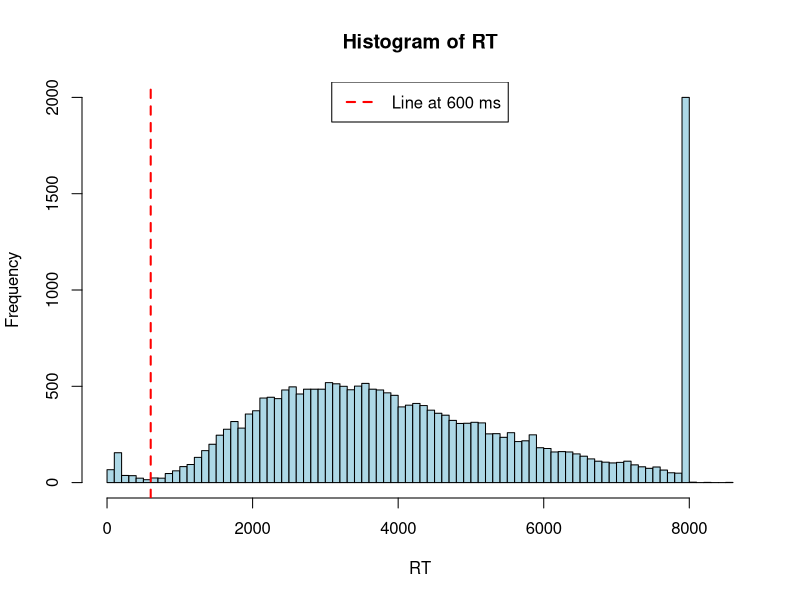
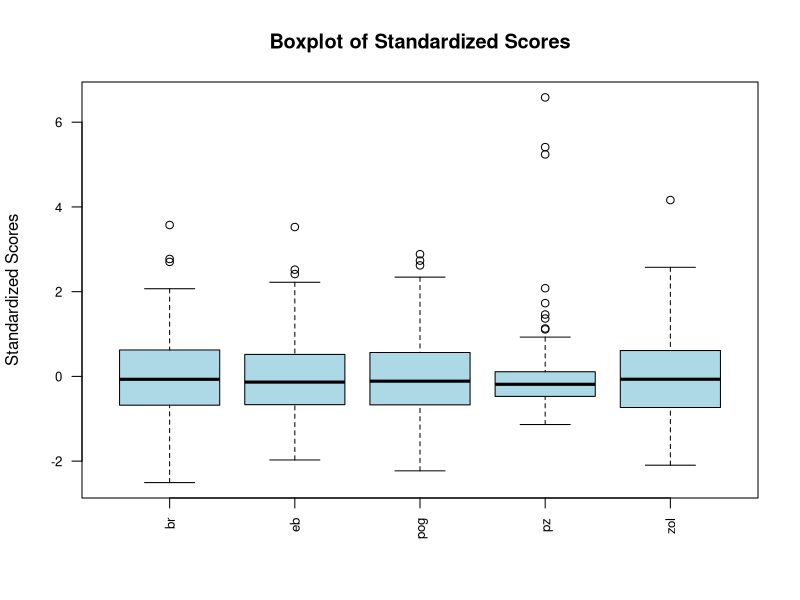
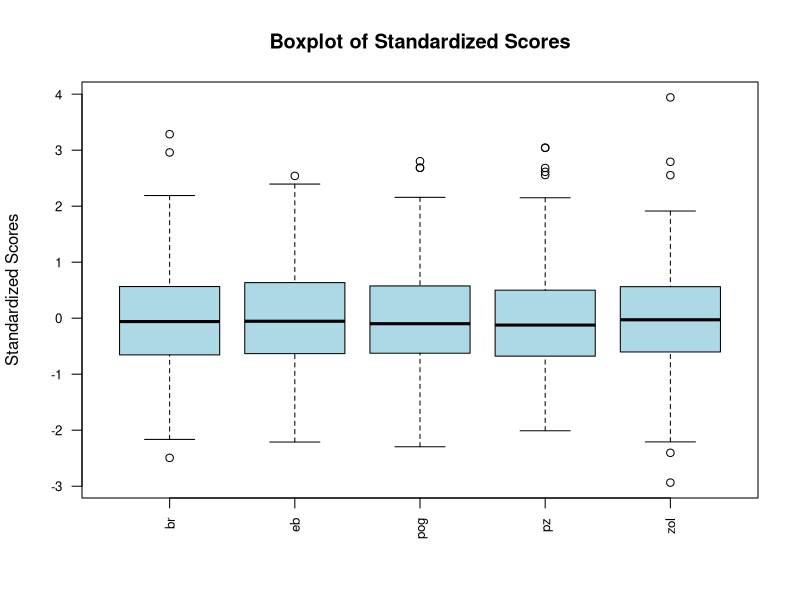
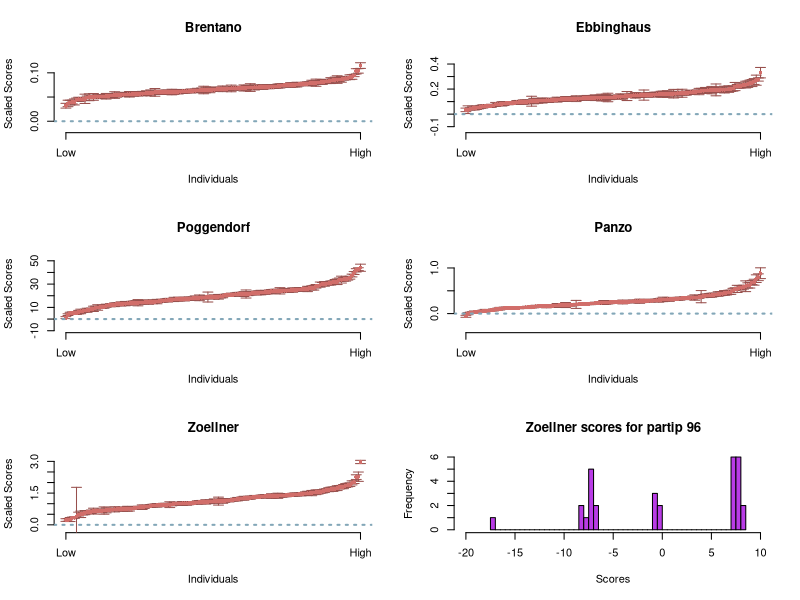
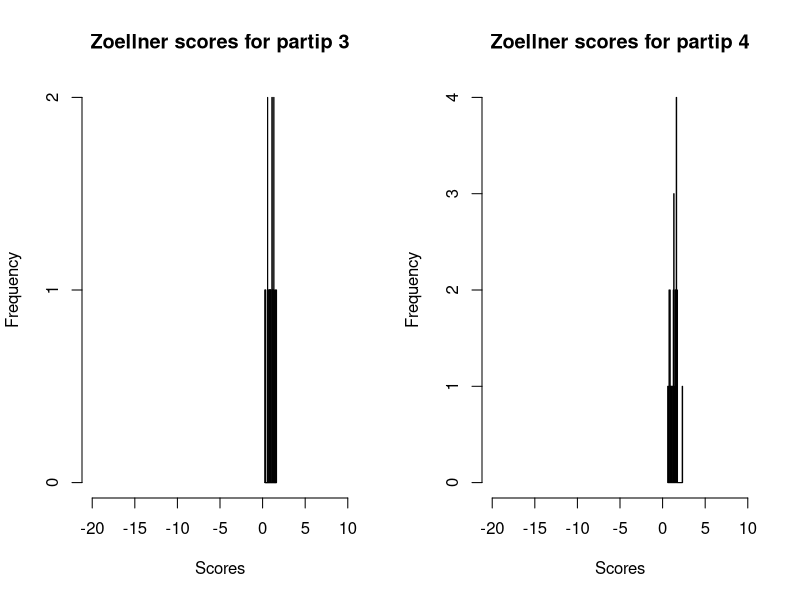
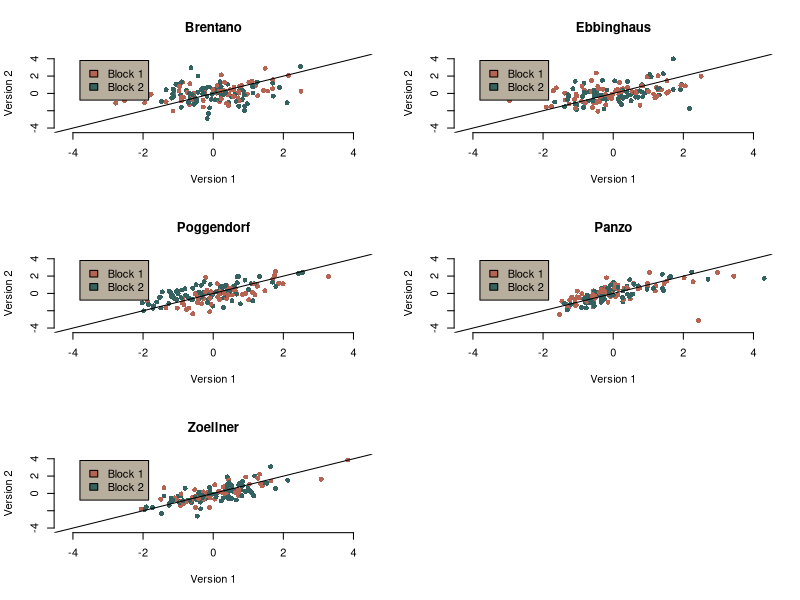
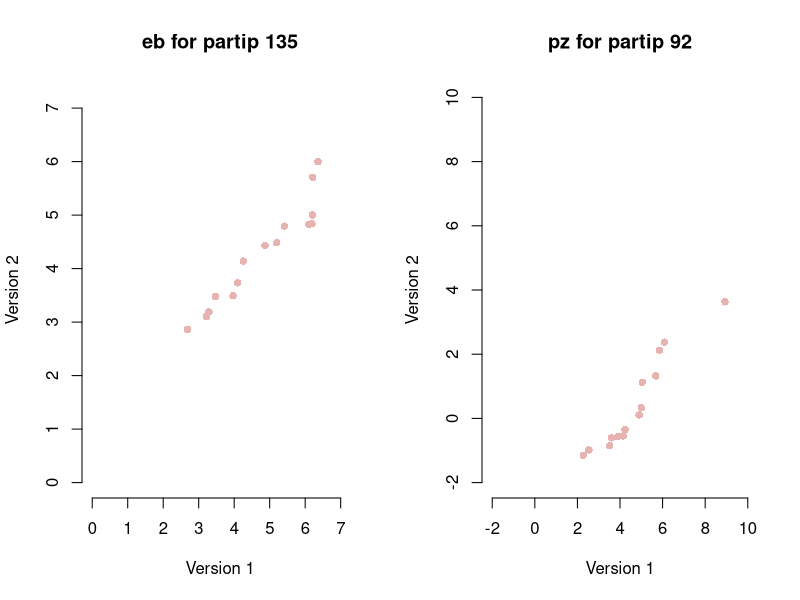
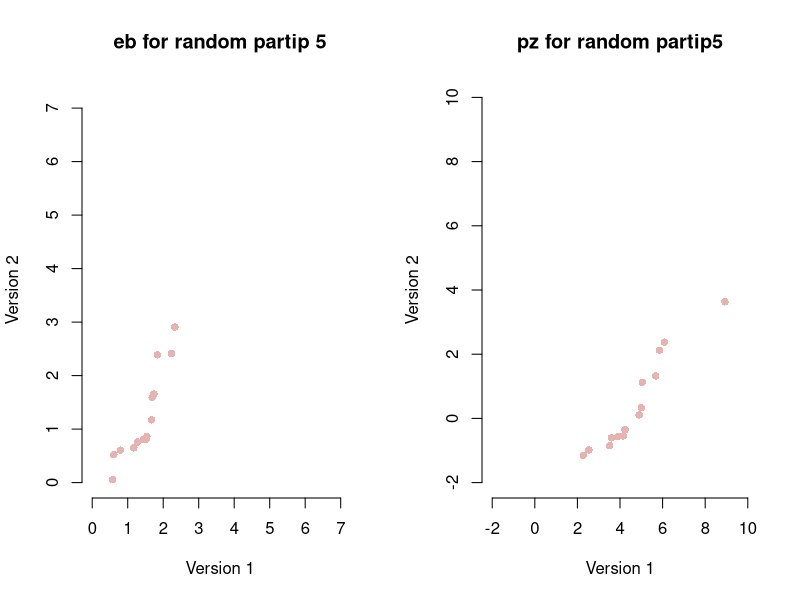

Reproduce these figures in R, in order.
## ---- chunk 1
processed_data = read.csv("../_data/processed-data.csv")
## ---- chunk 2
hist(processed_data$rt, breaks = 100, main = "Histogram of RT", xlab = "RT", 
     ylab = "Frequency", col = "lightblue", border = "black")
abline(v = 600, col = "red", lwd = 2, lty = 2)
legend("top", legend = "Line at 600 ms", col = "red", lty = 2, lwd = 2)
## ---- chunk 3
low_rt_ound = 600
low_rts_prop = mean(processed_data$rt < low_rt_ound)*100
bad_obs_rts = which(processed_data$rt < low_rt_ound)
## ---- chunk 4
low_too_quick = .05
too_quick = tapply(processed_data$rt<low_rt_ound, processed_data$sub, mean)
num_partips_too_quick = sum(too_quick > low_too_quick)
bad_partips_rt = unique(processed_data$sub)[which(too_quick > low_too_quick)]
## ---- chunk 5
bad_RTs = unique(c(which(processed_data$sub %in% bad_partips_rt), bad_obs_rts))
dat1 = processed_data[-bad_RTs,]
## ---- chunk 6
scores = tapply(dat1$y, list(dat1$sub,dat1$task), mean)
standardized_scores = scale(scores)
boxplot(standardized_scores, 
        main = "Boxplot of Standardized Scores",
        ylab = "Standardized Scores", col = "lightblue",
        border = "black", las = 2, cex.axis = 0.8)
## ---- chunk 7
bad_sub_panzo = as.integer(names(which(standardized_scores[,4]>2)))
bad_sub_panzo_ind = which(dat1$sub %in% bad_sub_panzo)
num_bad_sub_panzo = length(bad_sub_panzo)
dat2 = dat1[-bad_sub_panzo_ind,]
dim(dat2)
## ---- chunk 8
scores = tapply(dat2$y, list(dat2$sub,dat2$task), median)
standardized_scores = scale(scores)
boxplot(standardized_scores, 
        main = "Boxplot of Standardized Scores",
        ylab = "Standardized Scores", col = "lightblue",
        border = "black", las = 2, cex.axis = 0.8)
## ---- chunk 9
scores = tapply(dat2$y, list(dat2$sub, dat2$task), mean)
stand_error = tapply(dat2$y, list(dat2$sub, dat2$task), 
            function(x) sd(x) / sqrt(length(x)))
taskPlot = function(temp_scores, temp_stand_error, task_name){
  o = order(temp_scores)
  means = temp_scores[o]
  SEs = temp_stand_error[o]
  I = length(o)
  scaled_means = scale(means)
  o2 = rev(means)[1]
  o3 = rev(SEs)[1]
  ylims = c(0 - 3*o3, 
                o2 + 3*o3)
  plot(NA,
       NA,
       xlim = c(1,I),
       ylim = ylims,
       axes = F,
       xlab = "Individuals",
       ylab = "Scaled Scores",
       main = task_name
  )
  axis(1, at = c(1,I), label = c("Low","High"))
  axis(2)
  arrows(1:I, 
       means - SEs, 
       1:I, 
       means + SEs,
       angle = 90, code = 3, length = 0.05, col = "#98504D")
  points(1:I, means, pch = 16, col = "#D16E6A", cex=.8)
  abline(h=0, lty = 3, col = "#83A7B8", lwd = 2)
  
}
par(mfrow=c(3,2))
taskPlot(scores[,1], stand_error[,1], "Brentano")
taskPlot(scores[,2], stand_error[,2], "Ebbinghaus")
taskPlot(scores[,3], stand_error[,3], "Poggendorf")
taskPlot(scores[,4], stand_error[,4], "Panzo")
taskPlot(scores[,5], stand_error[,5], "Zoellner")

## ---- chunk 10
bad_zol_partip = as.integer(names(which(stand_error[,5]>.8)))
temp = dat2[dat2$sub == bad_zol_partip & dat2$task == "zol",]$y
hist(temp, breaks = 50, 
     main = paste0("Zoellner scores for partip ", bad_zol_partip), 
     xlab = "Scores", 
     ylab = "Frequency", 
     col = "#B93CE6", border = "black", 
     xlim = c(-20,10))
## ---- chunk 11
par(mfrow = c(1,2))
good_zol_partip = 3:4
for (i in good_zol_partip){
  temp = dat2[dat2$sub == i & dat2$task == "zol",]$y
  hist(temp, breaks = 50, 
       main = paste0("Zoellner scores for partip ", i), 
       xlab = "Scores", 
       ylab = "Frequency", 
       col = "#B93CE6", border = "black", 
       xlim = c(-20,10)) 
}
## ---- chunk 12
ind = which(dat2$sub == bad_zol_partip)
dat3 = dat2[-ind,]
## ---- chunk 13
scores = tapply(dat3$y, 
                list(dat3$sub, dat3$version, dat3$task), 
                mean)
blocks = tapply(dat3$block, 
                list(dat3$sub, dat3$version, dat3$task), 
                mean)



plotBivariate = function(tscores, tblocks, task_name){
  tscores = scale(tscores)
  cols = c("#B76352", "#346260")
  plot(NA,
       NA,
       xlim = c(-4.2, 4.2),
       ylim = c(-4.2, 4.2),
       axes = F,
       xlab = "Version 1",
       ylab = "Version 2",
       main = task_name
  )
  axis(1)
  axis(2)
  points(tscores, col = cols[tblocks[,1]], pch = 16)
  legend(x = -3.8, y = 3.8, legend = c("Block 1", "Block 2"), 
         fill = cols, bg = "#B7AE9E" )
  abline(0,1)
}
par(mfrow = c(3,2))
plotBivariate(scores[,,1], blocks[,,1], "Brentano")
plotBivariate(scores[,,2], blocks[,,2], "Ebbinghaus")
plotBivariate(scores[,,3], blocks[,,3], "Poggendorf")
plotBivariate(scores[,,4], blocks[,,4], "Panzo")
plotBivariate(scores[,,5], blocks[,,5], "Zoellner")
## ---- chunk 14
pz = scale(scores[,,4])
eb = scale(scores[,,2])
s_eb = apply(eb, 1, function(x) any(x>1.8) && any(x < -1.7))
s_pz = apply(pz, 1, function(x) any(x>2) && any(x < -2))
bad_eb_sub = as.integer(rownames(eb)[which(s_eb)])
bad_pz_sub = as.integer(rownames(pz)[which(s_pz)])
temp = dat3[dat3$sub==bad_eb_sub,]
eb_temp = tapply(temp$y, list(temp$trial, temp$version), mean)
eb_temp[,1] = sort(eb_temp[,1])
eb_temp[,2] = sort(eb_temp[,2])

par(mfrow=c(1,2))
cols = "#E6B3B0"
plot(NA,
     NA,
     xlim = c(0, 7.2),
     ylim = c(0, 7.2),
     axes = F,
     xlab = "Version 1",
     ylab = "Version 2",
     main = paste0("eb for partip ", bad_eb_sub)
)
axis(1)
axis(2)
points(eb_temp, col = cols, pch = 16)


temp2 = dat3[dat3$sub==bad_pz_sub,]
pz_temp = tapply(temp2$y, list(temp2$trial, temp2$version), mean)
pz_temp[,1] = sort(pz_temp[,1])
pz_temp[,2] = sort(pz_temp[,2])
plot(NA,
     NA,
     xlim = c(-2,10),
     ylim = c(-2,10),
     axes = F,
     xlab = "Version 1",
     ylab = "Version 2",
     main = paste0("pz for partip ", bad_pz_sub)
)
axis(1)
axis(2)
points(pz_temp, col = cols, pch = 16)
## ---- chunk 15
good_eb_sub = 5
good_pz_sub = 5
temp = dat3[dat3$sub%in%good_eb_sub,]
eb_temp = tapply(temp$y, list(temp$trial, temp$version), mean)
eb_temp[,1] = sort(eb_temp[,1])
eb_temp[,2] = sort(eb_temp[,2])

par(mfrow=c(1,2))
cols = "#E6B3B0"
plot(NA,
     NA,
     xlim = c(0, 7.2),
     ylim = c(0, 7.2),
     axes = F,
     xlab = "Version 1",
     ylab = "Version 2",
     main = paste0("eb for random partip ", good_eb_sub)
)
axis(1)
axis(2)
points(eb_temp, col = cols, pch = 16)



temp2 = dat3[dat3$sub%in%bad_pz_sub,]
pz_temp = tapply(temp2$y, list(temp2$trial, temp2$version), mean)
pz_temp[,1] = sort(pz_temp[,1])
pz_temp[,2] = sort(pz_temp[,2])
plot(NA,
     NA,
     xlim = c(-2,10),
     ylim = c(-2,10),
     axes = F,
     xlab = "Version 1",
     ylab = "Version 2",
     main = paste0("pz for random partip", good_pz_sub)
)
axis(1)
axis(2)
points(pz_temp, col = cols, pch = 16)
## ---- chunk 16
ind = which(dat3$sub == bad_pz_sub)
dat4 = dat3[-ind,]
## ---- chunk 17
mod = lm(y ~ task:sub, data = dat4)
## ---- chunk 18
dffits_values = dffits(mod)
## ---- chunk 19
threshold = 2 * sqrt((length(coef(mod)) - 1) / length(fitted(mod)))
# threshold = 1
influential_points = which(abs(dffits_values) > threshold)
print(length(influential_points)/nrow(dat4))
## ---- chunk 20
library(corrplot)
plotCor = function(cors, main = " ", circ = F, clust = T, cx = 1.5){
  col = colorRampPalette(c( "indianred4","indianred3",
                            "indianred1", "ghostwhite",
                            "darkslategray2", "darkslategray4",
                            "darkslategray"))(200)
  if (clust == T){
    dist_mat = as.dist((1 - abs(cors)) / 2)  
    hc = hclust(dist_mat, method = "centroid")
    cors = cors[hc$order, hc$order]
  }
  corrplot(cors, 
           addCoef.col = "black", 
           method = "color", 
           col = col,
           cl.pos = 'b',
           tl.pos = 'd',
           tl.col = 'black',
           col.lim = c(-1, 1),
           cl.ratio = 0.2,
           cl.length = 2,
           addgrid.col = 'black',
           type = "upper",
           rect.lwd = 10,
           tl.cex = cx,
           number.cex = cx)
  if (circ != F){
    for (r in nrow(circ)){
      addCircle(circ[r, ])
    }
  }
}

## ---- chunk 21
dat4$S = as.numeric(factor(dat4$sub))
dat4$J = as.numeric(factor(dat4$task))
scores = tapply(dat4$y, list(dat4$S, dat4$J), mean)
scores_cor = round(cor(scores),2)
rownames(scores_cor) = colnames(scores_cor) = sort(unique(dat4$task))
plotCor(scores_cor)
## ---- chunk 22
tdat = dat4[-influential_points,]
scores = tapply(tdat$y, list(tdat$S, tdat$J), mean, na.rm	= T)
tdat.cor = cor(scores, use = "pairwise.complete.obs")
rownames(tdat.cor) = colnames(tdat.cor) = sort(unique(dat4$task))
plotCor(tdat.cor)
## ---- chunk 23
dfbetas_values = dfbetas(mod)
## ---- chunk 24
threshold = 2 / sqrt(nrow(dat4))
influential_points2 = which(abs(dfbetas_values) > threshold)
print(length(influential_points2)/nrow(dat4))
## ---- chunk 25
dat4$S = as.numeric(factor(dat4$sub))
dat4$J = as.numeric(factor(dat4$task))
scores = tapply(dat4$y, list(dat4$S, dat4$J), mean)
scores_cor = round(cor(scores),2)
rownames(scores_cor) = colnames(scores_cor) = sort(unique(dat4$task))
plotCor(scores_cor)
## ---- chunk 26
tdat = dat4[-influential_points2,]
scores = tapply(tdat$y, list(tdat$S, tdat$J), mean, na.rm	= T)
tdat.cor = cor(scores, use = "pairwise.complete.obs")
rownames(tdat.cor) = colnames(tdat.cor) = sort(unique(dat4$task))
plotCor(tdat.cor)
## ---- chunk 27
cooks_dist_values = cooks.distance(mod)
p = length(coef(mod))
n = nrow(dat4)
f_threshold = qf(0.8, df1 = p, df2 = n - p)
plot(cooks_dist_values, type = "h", 
     main = "Cook's Distance", 
     ylab = "Cook's Distance", 
     xlab = "Observation Index")
abline(h = f_threshold, col = "red")
## ---- chunk 28
influential_points3 = which(cooks_dist_values > f_threshold)
print(length(influential_points3)/nrow(dat4))
## ---- chunk 29
par(mfrow = c(1, 3), mar = c(2.1, 4.1, 3.8, 2.1))

dat4$S = as.numeric(factor(dat4$sub))
dat4$J = as.numeric(factor(dat4$task))
scores1 = tapply(dat4$y, list(dat4$S, dat4$J), mean)
scores_cor = round(cor(scores1),2)
rownames(scores_cor) = colnames(scores_cor) = sort(unique(dat4$task))
plotCor(scores_cor)
title("No Levergae taken out", line = 3)



tdat = dat4[-influential_points,]
scores2 = tapply(tdat$y, list(tdat$S, tdat$J), mean, na.rm	= T)
tdat.cor = cor(scores2, use = "pairwise.complete.obs")
rownames(tdat.cor) = colnames(tdat.cor) = sort(unique(dat4$task))
plotCor(tdat.cor)
title("DFFITS", line = 3)


tdat = dat4[-influential_points2,]
scores3 = tapply(tdat$y, list(tdat$S, tdat$J), mean, na.rm	= T)
tdat.cor = cor(scores3, use = "pairwise.complete.obs")
rownames(tdat.cor) = colnames(tdat.cor) = sort(unique(dat4$task))
plotCor(tdat.cor)
title("DFBETAS", line = 3.1)

## ---- chunk 30
# library(extr)
pca_std_1 = stats::prcomp(scores1, scale = TRUE, center = TRUE)
scores2 = na.omit(scores2)
pca_std_2 = prcomp(scores2, scale = TRUE, center = TRUE)
scores3 = na.omit(scores3)
pca_std_3 = prcomp(scores3, scale = TRUE, center = TRUE)

print("No Levrage")
pca_std_1$sdev[1]^2/pca_std_1$sdev[3]^2
print("DFFITIS")
pca_std_2$sdev[1]^2/pca_std_2$sdev[3]^2
print("DFBETAS")
pca_std_3$sdev[1]^2/pca_std_3$sdev[3]^2
